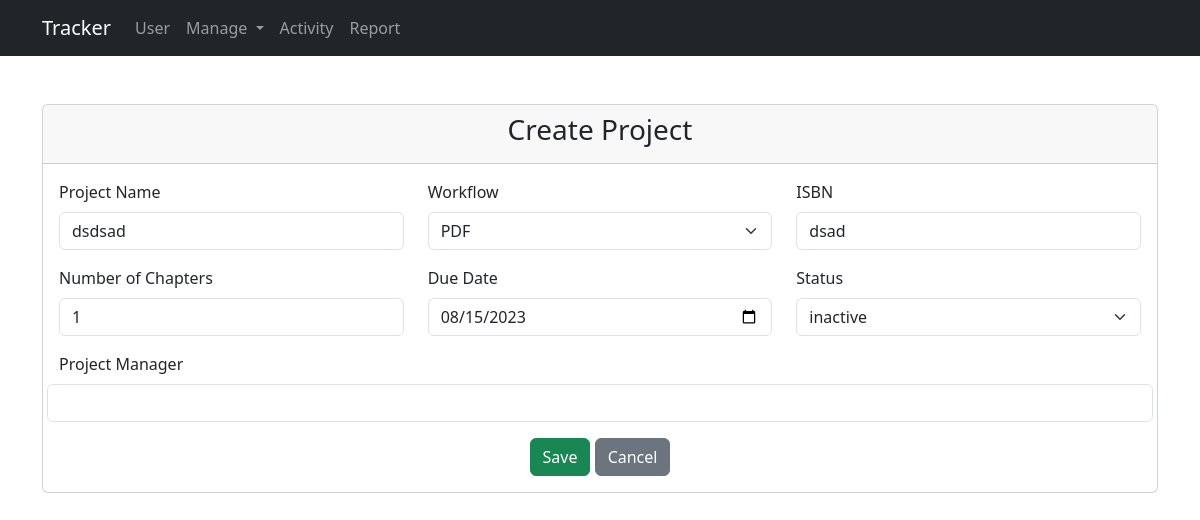
The page /editproject/2/ on the database as committed earlier.
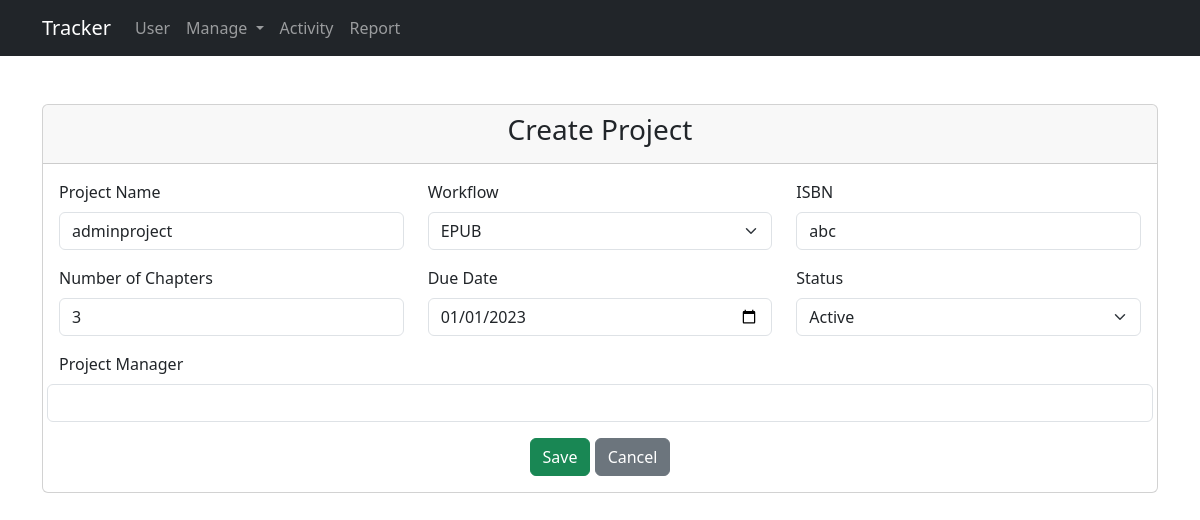
The same page on the database as committed later.
### web/models.py (models this page shows, shortened)
class Projects(models.Model):
    proj_name = models.CharField(max_length=50, null=True, verbose_name='Project Name')
    proj_isbn = models.CharField(max_length=50, null=True)
    proj_workflowType = models.ForeignKey(WorkflowType,on_delete=models.CASCADE)
    proj_status = models.ForeignKey(Status,on_delete=models.CASCADE)
    proj_no_of_chapters = models.IntegerField(null=True)
    due_date=models.DateField(null=True,blank=True)
    proj_manager = models.ForeignKey(CustomUser,on_delete=models.CASCADE)

class WorkflowType(models.Model):
    id = models.AutoField(primary_key=True)
    workflow_name = models.CharField(max_length=100, null=True, blank=True)
    workflow_code = models.CharField(max_length=25, null=True, blank=True)

class Status(models.Model):
    status_name = models.CharField(max_length=100, null=True, blank=True)

### web/views.py (the view, shortened to what this page needs)
# urls.py: path('editproject/<int:id>/', views.editProject, name='editProject'),
def editProject(request,id):
    if request.method == 'GET':
        workflow_items= WorkflowType.objects.all()
        status_items= Status.objects.all()
        project = Projects.objects.get(id=id)
        context ={
            'workflows':workflow_items,
            'status':status_items,
            'item':project
        }
        return render(request, 'createproject.html',context)

### web/templates/createproject.html (shortened to what this page needs)
{% extends "base.html" %}
{% block content %}
  <div class="container">
    <div class="row justify-content-center mt-5">
      <div class="col-md-12">
        <div class="card">
          <div class="card-header">
            <h3 class="text-center">Create Project</h3>
          </div>
          <div class="card-body">
            {% if item.id %}
            <form id="addProjectForm"  method="post" action="{% url 'editProject' item.id %}">
              {% else %}
            <form id="addProjectForm"  method="post" action="{% url 'addProject' %}">
              {% endif %}
              <div class="row">
                <div class="col-md-4">
                  <div class="mb-3">
                    <label for="name" class="form-label">Project Name</label>
                    <input type="text" name="proj_name" value="{{item.proj_name}}" class="form-control" id="name" required>
                  </div>
                </div>
                <div class="col-md-4">
                  <div class="mb-3">
                    <label for="status" class="form-label">Workflow</label>
                    <select name="proj_workflowType" class="form-select" id="status" required>
                      {% if item.proj_workflowType %}
                      <option value="{{item.proj_workflowType.id}}">{{item.proj_workflowType.workflow_name}}</option>
                        {% else %}
                        <option value="">Select Workflow</option>
                        {% endif %}
                    </select>
                  </div>
                </div>
                <div class="col-md-4">
                  <div class="mb-3">
                    <label for="isbn" class="form-label">ISBN</label>
                    <input name="proj_isbn" value="{{item.proj_isbn}}" type="text" class="form-control" id="isbn" required>
                  </div>
                </div>
              </div>
              <div class="row">
                <div class="col-md-4">
                  <div class="mb-3">
                    <label for="numberOfChapters" class="form-label">Number of Chapters</label>
                    <input name="proj_no_of_chapters" value="{{item.proj_no_of_chapters}}" type="number" class="form-control" id="numberOfChapters" required>
                  </div>
                </div>
                <div class="col-md-4">
                  <div class="mb-3">
                    <label for="dueDate" class="form-label">Due Date</label>
                    <input value="{{item.due_date| date:'Y-m-d'}}" type="date" class="form-control" name="due_date" required>
                  </div>
                </div>
                <div class="col-md-4">
                  <div class="mb-3">
                    <label for="status" class="form-label">Status</label>
                    <select name="proj_status" class="form-select" id="status" required>
                      {% if item.proj_status %}
                        <option value="{{item.proj_status.id}}">{{item.proj_status.status_name}}</option>
                        {% else %}
                        <option value="">select status</option>
                        {% endif %}
                    </select>
                  </div>
                </div>
                <label for="status" class="form-label">Project Manager</label>
                <input class="form-control" type="text" id="autocomplete-input">
              </div>
              <div class="text-center">
                <button type="submit" class="btn btn-success">Save</button>
                <a href="{% url 'project_view' %}" class="btn btn-secondary">Cancel</a>
              </div>
            </form>
          </div>
        </div>
      </div>
    </div>
  </div>
  {% endblock %}

Rows that differ between the two databases and show on the page:
changed Projects: proj_name "dsdsad" → "adminproject"; proj_workflowType "PDF" → "EPUB"; proj_isbn "dsad" → "abc"; proj_no_of_chapters "1" → "3"; due_date "08/15/2023" → "01/01/2023"; proj_status "inactive" → "Active"
